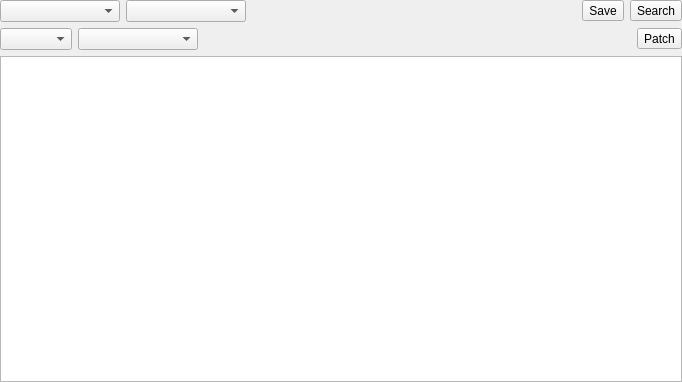
<?xml version="1.0" encoding="UTF-8"?>
<ui version="4.0">
 <class>SearchSignaturesWidget</class>
 <widget class="QWidget" name="SearchSignaturesWidget">
  <property name="geometry">
   <rect>
    <x>0</x>
    <y>0</y>
    <width>682</width>
    <height>382</height>
   </rect>
  </property>
  <property name="windowTitle">
   <string notr="true">Form</string>
  </property>
  <layout class="QVBoxLayout" name="verticalLayout">
   <property name="leftMargin">
    <number>0</number>
   </property>
   <property name="topMargin">
    <number>0</number>
   </property>
   <property name="rightMargin">
    <number>0</number>
   </property>
   <property name="bottomMargin">
    <number>0</number>
   </property>
   <item>
    <layout class="QHBoxLayout" name="horizontalLayout_2">
     <item>
      <widget class="QComboBox" name="comboBoxType">
       <property name="minimumSize">
        <size>
         <width>120</width>
         <height>0</height>
        </size>
       </property>
      </widget>
     </item>
     <item>
      <widget class="QComboBox" name="comboBoxMode">
       <property name="minimumSize">
        <size>
         <width>120</width>
         <height>0</height>
        </size>
       </property>
      </widget>
     </item>
     <item>
      <spacer name="horizontalSpacer">
       <property name="orientation">
        <enum>Qt::Orientation::Horizontal</enum>
       </property>
       <property name="sizeHint" stdset="0">
        <size>
         <width>40</width>
         <height>20</height>
        </size>
       </property>
      </spacer>
     </item>
     <item>
      <widget class="QToolButton" name="toolButtonSave">
       <property name="text">
        <string>Save</string>
       </property>
      </widget>
     </item>
     <item>
      <widget class="QToolButton" name="toolButtonSearch">
       <property name="text">
        <string>Search</string>
       </property>
      </widget>
     </item>
    </layout>
   </item>
   <item>
    <layout class="QHBoxLayout" name="horizontalLayout">
     <item>
      <widget class="QComboBox" name="comboBoxEndianness"/>
     </item>
     <item>
      <widget class="QComboBox" name="comboBoxFile">
       <property name="minimumSize">
        <size>
         <width>120</width>
         <height>0</height>
        </size>
       </property>
      </widget>
     </item>
     <item>
      <widget class="QLabel" name="labelInfo">
       <property name="sizePolicy">
        <sizepolicy hsizetype="Expanding" vsizetype="Preferred">
         <horstretch>0</horstretch>
         <verstretch>0</verstretch>
        </sizepolicy>
       </property>
       <property name="text">
        <string/>
       </property>
      </widget>
     </item>
     <item>
      <spacer name="horizontalSpacer_2">
       <property name="orientation">
        <enum>Qt::Orientation::Horizontal</enum>
       </property>
       <property name="sizeHint" stdset="0">
        <size>
         <width>40</width>
         <height>20</height>
        </size>
       </property>
      </spacer>
     </item>
     <item>
      <widget class="QToolButton" name="toolButtonPatch">
       <property name="text">
        <string>Patch</string>
       </property>
      </widget>
     </item>
    </layout>
   </item>
   <item>
    <widget class="XTableView" name="tableViewResult">
     <property name="contextMenuPolicy">
      <enum>Qt::ContextMenuPolicy::CustomContextMenu</enum>
     </property>
     <property name="editTriggers">
      <set>QAbstractItemView::EditTrigger::NoEditTriggers</set>
     </property>
     <property name="selectionMode">
      <enum>QAbstractItemView::SelectionMode::SingleSelection</enum>
     </property>
     <property name="selectionBehavior">
      <enum>QAbstractItemView::SelectionBehavior::SelectRows</enum>
     </property>
     <property name="sortingEnabled">
      <bool>true</bool>
     </property>
     <attribute name="horizontalHeaderStretchLastSection">
      <bool>true</bool>
     </attribute>
     <attribute name="verticalHeaderMinimumSectionSize">
      <number>20</number>
     </attribute>
     <attribute name="verticalHeaderDefaultSectionSize">
      <number>21</number>
     </attribute>
     <attribute name="verticalHeaderStretchLastSection">
      <bool>false</bool>
     </attribute>
    </widget>
   </item>
  </layout>
 </widget>
 <customwidgets>
  <customwidget>
   <class>XTableView</class>
   <extends>QTableView</extends>
   <header>xtableview.h</header>
  </customwidget>
 </customwidgets>
 <resources/>
 <connections/>
</ui>
